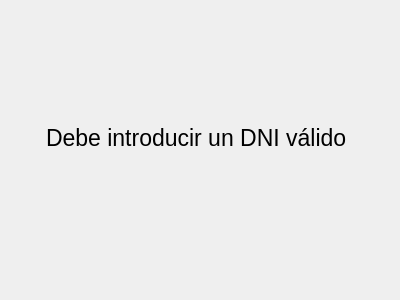
<?xml version="1.0" encoding="UTF-8"?>
<ui version="4.0">
 <class>Dialog</class>
 <widget class="QDialog" name="Dialog">
  <property name="geometry">
   <rect>
    <x>0</x>
    <y>0</y>
    <width>400</width>
    <height>300</height>
   </rect>
  </property>
  <property name="windowTitle">
   <string>Dialog</string>
  </property>
  <widget class="QLabel" name="label">
   <property name="geometry">
    <rect>
     <x>46</x>
     <y>42</y>
     <width>311</width>
     <height>191</height>
    </rect>
   </property>
   <property name="font">
    <font>
     <pointsize>17</pointsize>
    </font>
   </property>
   <property name="text">
    <string>Debe introducir un DNI válido</string>
   </property>
  </widget>
 </widget>
 <resources/>
 <connections/>
</ui>
